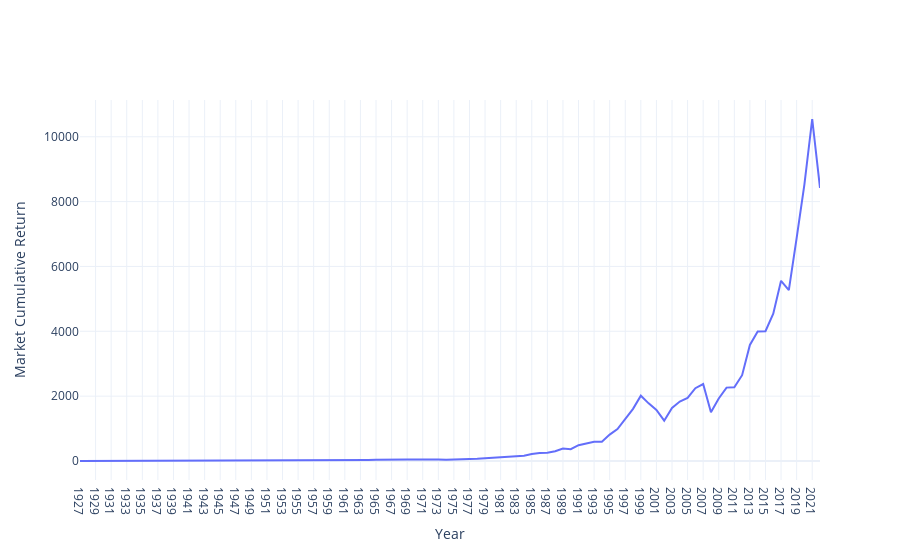

The notebook cell saved with this chart:
### Markdown cell above
# FIGURE 4

### Code cell
trace = go.Scatter(
    x = data.index.to_list(),
    y=(1+data).cumprod(),
    hovertemplate="%{x}<br>accumulation = $%{y:.2f}<extra></extra>",
    mode="lines",
)
fig = go.Figure(trace)
fig.update_layout(
    xaxis_title="Year",
    yaxis_title=name.split()[0] + " Cumulative Return",
    yaxis_tickformat=":.2f",
    template="plotly_white"
)
fig.show()

### Figure 1 — Plotly figure (JSON) as saved in the notebook; plotly's stock layout.template omitted (floating-point values rounded to 4 significant figures)
{"data": [{"hovertemplate": "%{x}<br>accumulation = $%{y:.2f}<extra></extra>", "mode": "lines", "type": "scatter", "x": ["1927", "1928", "1929", "1930", "1931", "1932", "1933", "1934", "1935", "1936", "1937", "1938", "1939", "1940", "1941", "1942", "1943", "1944", "1945", "1946", "1947", "1948", "1949", "1950", "1951", "1952", "1953", "1954", "1955", "1956", "1957", "1958", "1959", "1960", "1961", "1962", "1963", "1964", "1965", "1966", "1967", "1968", "1969", "1970", "1971", "1972", "1973", "1974", "1975", "1976", "1977", "1978", "1979", "1980", "1981", "1982", "1983", "1984", "1985", "1986", "1987", "1988", "1989", "1990", "1991", "1992", "1993", "1994", "1995", "1996", "1997", "1998", "1999", "2000", "2001", "2002", "2003", "2004", "2005", "2006", "2007", "2008", "2009", "2010", "2011", "2012", "2013", "2014", "2015", "2016", "2017", "2018", "2019", "2020", "2021", "2022"], "y": [1.326, 1.842, 1.57, 1.117, 0.6253, 0.5726, 0.901, 0.9296, 1.349, 1.784, 1.166, 1.498, 1.539, 1.429, 1.279, 1.49, 1.912, 2.319, 3.216, 3.011, 3.115, 3.174, 3.815, 4.961, 5.988, 6.794, 6.846, 10.28, 12.89, 13.97, 12.57, 18.22, 20.54, 20.78, 26.38, 23.7, 28.66, 33.27, 38.08, 34.75, 44.72, 50.98, 45.4, 45.41, 52.75, 61.66, 49.79, 35.97, 49.73, 63.15, 61.17, 66.19, 81.73, 109.0, 105.3, 127.6, 156.4, 162.3, 215.3, 250.3, 254.3, 299.8, 386.4, 362.6, 488.8, 536.4, 596.0, 594.8, 813.8, 986.1, 1294.0, 1609.0, 2015.0, 1779.0, 1576.0, 1244.0, 1639.0, 1834.0, 1945.0, 2245.0, 2373.0, 1501.0, 1927.0, 2264.0, 2275.0, 2646.0, 3578.0, 3998.0, 4002.0, 4543.0, 5556.0, 5272.0, 6876.0, 8533.0, 10550.0, 8420.0]}], "layout": {"xaxis": {"title": {"text": "Year"}}, "yaxis": {"tickformat": ":.2f", "title": {"text": "Market Cumulative Return"}}}}
